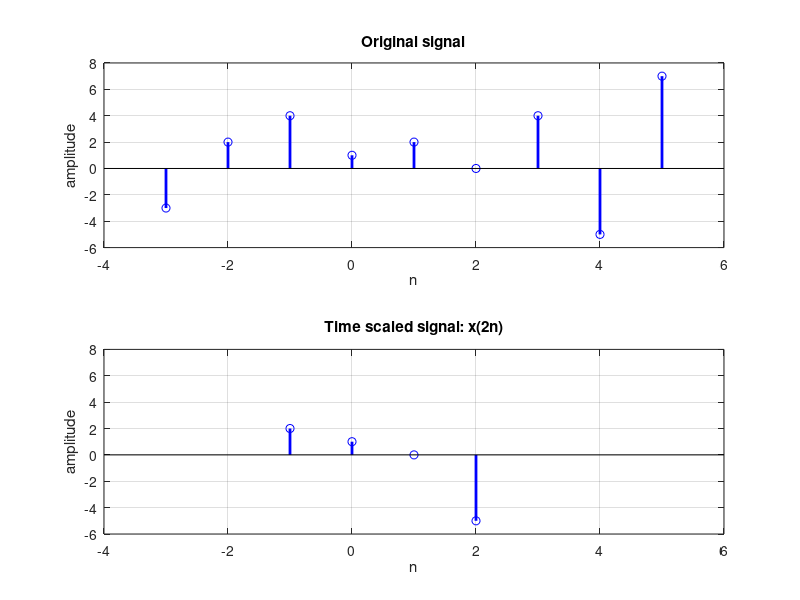

MATLAB code for this plot:
clear all;
close all;
clc;

sample = [-3, 2, 4, 1, 2, 0, 4, -5, 7];
n1 = -3:5;

scaled = [];
n2 = [];

for i = 1:length(n1)
    x = 2 * n1(i);
    selected = find(n1 == x);
    if ~isempty(selected)
        n2 = [n2, x];
        scaled = [scaled, sample(selected)]
    end
end

n2 = n2 / 2;

subplot(2, 1, 1);
stem(n1, sample, 'b', 'linewidth', 2);
title('Original signal');
xlabel('n');
ylabel('amplitude');
grid on;
xlim([-4, 6]);
ylim([-6, 8]);

subplot(2, 1, 2);
stem(n2, scaled, 'b', 'linewidth', 2);
title('Time scaled signal: x(2n)');
xlabel('n');
ylabel('amplitude');
grid on;
xlim([-4, 6]);
ylim([-6, 8]);